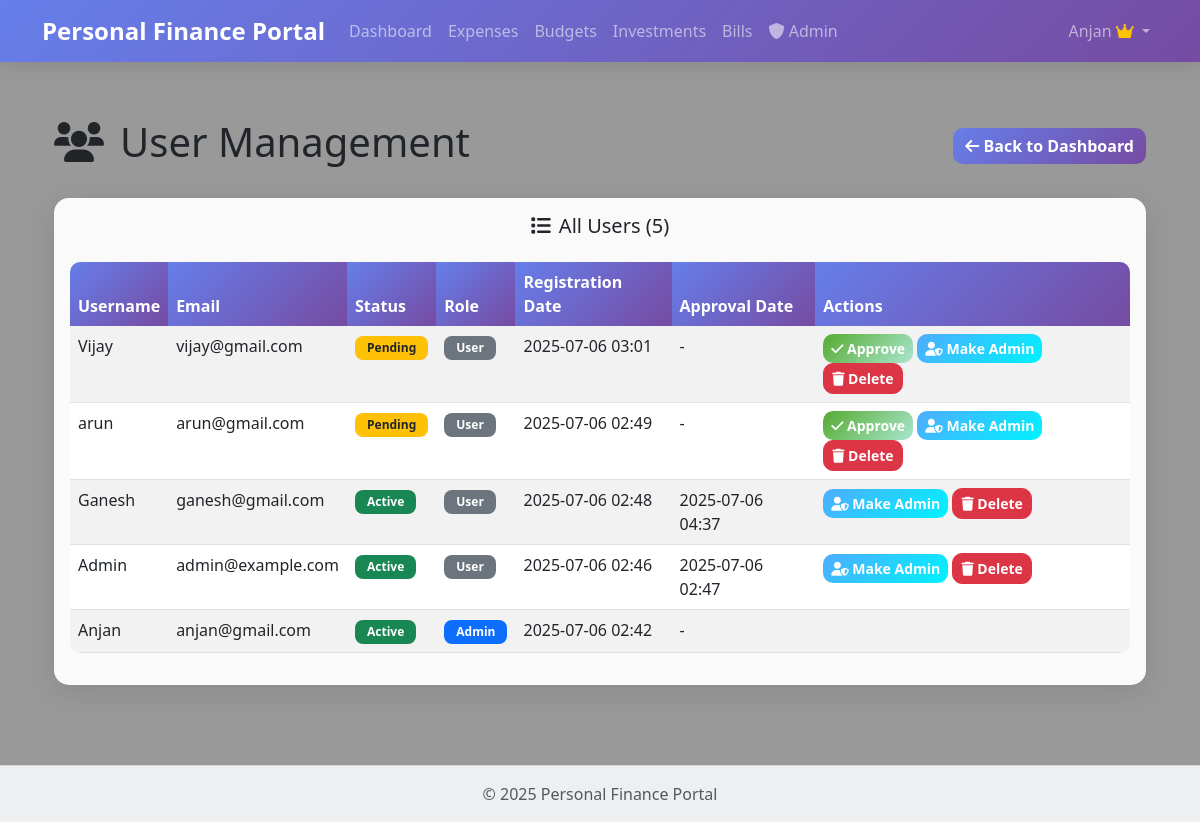
Before: /admin/users (signed in) with the older database file.
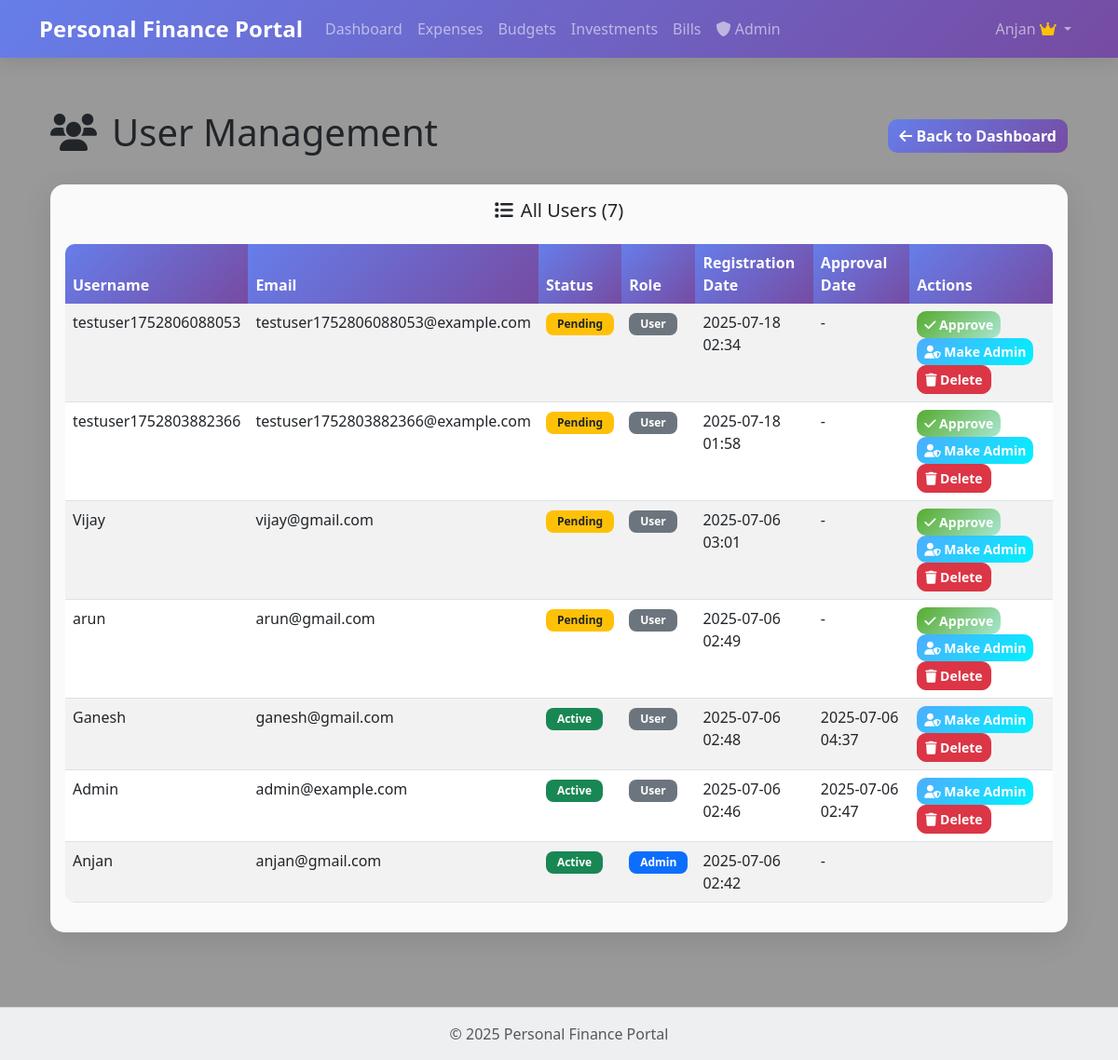
After: the same page with the newer database file.
### app/models/user.py (models this page shows, shortened)
class User(db.Model, UserMixin):
    id = db.Column(db.Integer, primary_key=True)
    username = db.Column(db.String(64), index=True, unique=True)
    email = db.Column(db.String(120), index=True, unique=True)
    password_hash = db.Column(db.String(128))
    created_at = db.Column(db.DateTime, default=datetime.utcnow)
    is_admin = db.Column(db.Boolean, default=False)
    is_active = db.Column(db.Boolean, default=False)  # Users need admin approval
    approved_at = db.Column(db.DateTime, nullable=True)
    approved_by = db.Column(db.Integer, db.ForeignKey('user.id'), nullable=True)
    expenses = db.relationship('Expense', backref='user', lazy='dynamic')
    budgets = db.relationship('Budget', backref='user', lazy='dynamic')
    investments = db.relationship('Investment', backref='user', lazy='dynamic')
    bills = db.relationship('Bill', backref='user', lazy='dynamic')

### app/routes/admin.py (the view)
@admin_bp.route('/users')
@login_required
@admin_required
def users():
    page = request.args.get('page', 1, type=int)
    users = User.query.order_by(User.created_at.desc()).paginate(
        page=page, per_page=20, error_out=False)
    return render_template('admin/users.html', users=users)

### app/models/user.py (called while the page is built)
@login_manager.user_loader
def load_user(id):
    return User.query.get(int(id))

### app/routes/admin.py (called while the page is built)
def admin_required(f):
    @wraps(f)
    def decorated_function(*args, **kwargs):
        if not current_user.is_authenticated or not current_user.is_admin:
            abort(403)  # Forbidden
        return f(*args, **kwargs)
    return decorated_function

### app/utils/date_utils.py (called while the page is built)
def get_current_datetime():
    return datetime.now()

### app/templates/admin/users.html (shortened to what the changed rows need)
{% extends "base.html" %}
{% block content %}
<div class="admin-content">
    <div class="container">
        <div class="row">
            <div class="col-12">
                <div class="d-flex justify-content-between align-items-center mb-4">
                    <h1>
                        <i class="fas fa-users me-3"></i>User Management
                    </h1>
                </div>
            </div>
        </div>
        <div class="row">
            <div class="col-12">
                <div class="card">
                    <div class="card-body">
                        <h5 class="text-center mb-4">
                            <i class="fas fa-list me-2"></i>All Users ({{ users.total }})
                        </h5>
                        <div class="table-responsive">
                            <table class="table table-striped">
                                <thead>
                                    <tr>
                                        <th>Username</th>
                                        <th>Email</th>
                                        <th>Status</th>
                                        <th>Role</th>
                                        <th>Registration Date</th>
                                        <th>Approval Date</th>
                                        <th>Actions</th>
                                    </tr>
                                </thead>
                                <tbody>
                                    {% for user in users.items %}
                                    <tr>
                                        <td>{{ user.username }}</td>
                                        <td>{{ user.email }}</td>
                                        <td>
                                            {% if user.is_active %}
                                            <span class="badge bg-success">Active</span>
                                            {% else %}
                                            <span class="badge bg-warning text-dark">Pending</span>
                                            {% endif %}
                                        </td>
                                        <td>
                                            {% if user.is_admin %}
                                            <span class="badge bg-primary">Admin</span>
                                            {% else %}
                                            <span class="badge bg-secondary">User</span>
                                            {% endif %}
                                        </td>
                                        <td>{{ user.created_at.strftime('%Y-%m-%d %H:%M') }}</td>
                                        <td>
                                            {% if user.approved_at %}
                                            {{ user.approved_at.strftime('%Y-%m-%d %H:%M') }}
                                            {% else %}
                                            -
                                            {% endif %}
                                        </td>
                                        <td>
                                            {% if not user.is_active %}
                                            <form method="POST"
                                                action="{{ url_for('admin.approve_user', user_id=user.id) }}"
                                                class="d-inline">
                                                <button type="submit" class="btn btn-success btn-sm"
                                                    onclick="return confirm('Approve this user?')">
                                                    <i class="fas fa-check"></i> Approve
                                                </button>
                                            </form>
                                            {% endif %}
                                            {% if user.id != current_user.id %}
                                            <form method="POST"
                                                action="{{ url_for('admin.toggle_admin', user_id=user.id) }}"
                                                class="d-inline">
                                                <button type="submit" class="btn btn-info btn-sm"
                                                    onclick="return confirm('Toggle admin status for this user?')">
                                                    {% if user.is_admin %}
                                                    <i class="fas fa-user"></i> Remove Admin
                                                    {% else %}
                                                    <i class="fas fa-user-shield"></i> Make Admin
                                                    {% endif %}
                                                </button>
                                            </form>
                                            <form method="POST"
                                                action="{{ url_for('admin.delete_user', user_id=user.id) }}"
                                                class="d-inline">
                                                <button type="submit" class="btn btn-danger btn-sm"
                                                    onclick="return confirm('Are you sure you want to delete this user? This action cannot be undone.')">
                                                    <i class="fas fa-trash"></i> Delete
                                                </button>
                                            </form>
                                            {% endif %}
                                        </td>
                                    </tr>
                                    {% endfor %}
                                </tbody>
                            </table>
                        </div>
                    </div>
                </div>
            </div>
        </div>
    </div>
</div>
{% endblock %}

### app/templates/base.html (shortened to what this page needs)
<!DOCTYPE html>
<html lang="en">
<head>
    <link href="https://cdn.jsdelivr.net/npm/bootstrap@5.3.0-alpha1/dist/css/bootstrap.min.css" rel="stylesheet">
    <link rel="stylesheet" href="https://cdnjs.cloudflare.com/ajax/libs/font-awesome/6.0.0/css/all.min.css">
    <link rel="stylesheet" href="{{ url_for('static', filename='css/style.css') }}">
</head>
<body
    class="{% if request.endpoint == 'dashboard.index' %}dashboard-page{% elif request.endpoint == 'expenses.index' %}expenses-page{% elif request.endpoint == 'budgets.index' %}budgets-page{% elif request.endpoint == 'investments.index' %}investments-page{% elif request.endpoint == 'bills.index' %}bills-page{% elif 'admin.' in request.endpoint %}admin-page{% endif %}">
    <nav class="navbar navbar-expand-lg navbar-dark bg-primary">
        <div class="container">
            <a class="navbar-brand" href="{{ url_for('dashboard.index') }}">{{ config.APP_NAME }}</a>
            <div class="collapse navbar-collapse" id="navbarNav">
                <ul class="navbar-nav me-auto">
                    {% if current_user.is_authenticated %}
                    <li class="nav-item">
                        <a class="nav-link" href="{{ url_for('dashboard.index') }}">Dashboard</a>
                    </li>
                    <li class="nav-item">
                        <a class="nav-link" href="{{ url_for('expenses.index') }}">Expenses</a>
                    </li>
                    <li class="nav-item">
                        <a class="nav-link" href="{{ url_for('budgets.index') }}">Budgets</a>
                    </li>
                    <li class="nav-item">
                        <a class="nav-link" href="{{ url_for('investments.index') }}">Investments</a>
                    </li>
                    <li class="nav-item">
                        <a class="nav-link" href="{{ url_for('bills.index') }}">Bills</a>
                    </li>
                    {% if current_user.is_admin %}
                    <li class="nav-item">
                        <a class="nav-link" href="{{ url_for('admin.index') }}">
                            <i class="fas fa-shield-alt"></i> Admin
                        </a>
                    </li>
                    {% endif %}
                    {% endif %}
                </ul>
                <ul class="navbar-nav">
                    {% if current_user.is_authenticated %}
                    <li class="nav-item dropdown">
                        <a class="nav-link dropdown-toggle" href="#" id="userDropdown" role="button"
                            data-bs-toggle="dropdown">
                            {{ current_user.username }}
                            {% if current_user.is_admin %}
                            <i class="fas fa-crown text-warning"></i>
                            {% endif %}
                        </a>
                    </li>
                    {% endif %}
                </ul>
            </div>
        </div>
    </nav>
    <main class="container mt-4">
        {% block content %}{% endblock %}
    </main>
    <footer class="footer mt-5 py-3 bg-light">
        <div class="container text-center">
            <span class="text-muted">© {{ now.year }} {{ config.APP_NAME }}</span>
        </div>
    </footer>
</body>
</html>

Changed rows visible on the page:
added User: username "testuser1752806088053", email "testuser1752806088053@example.com", is_active "Pending", is_admin "User", created_at "2025-07-18 02:34"
added User: username "testuser1752803882366", email "testuser1752803882366@example.com", is_active "Pending", is_admin "User", created_at "2025-07-18 01:58"
Other visible differences:
{{ users.total }}: "5" → "7"
